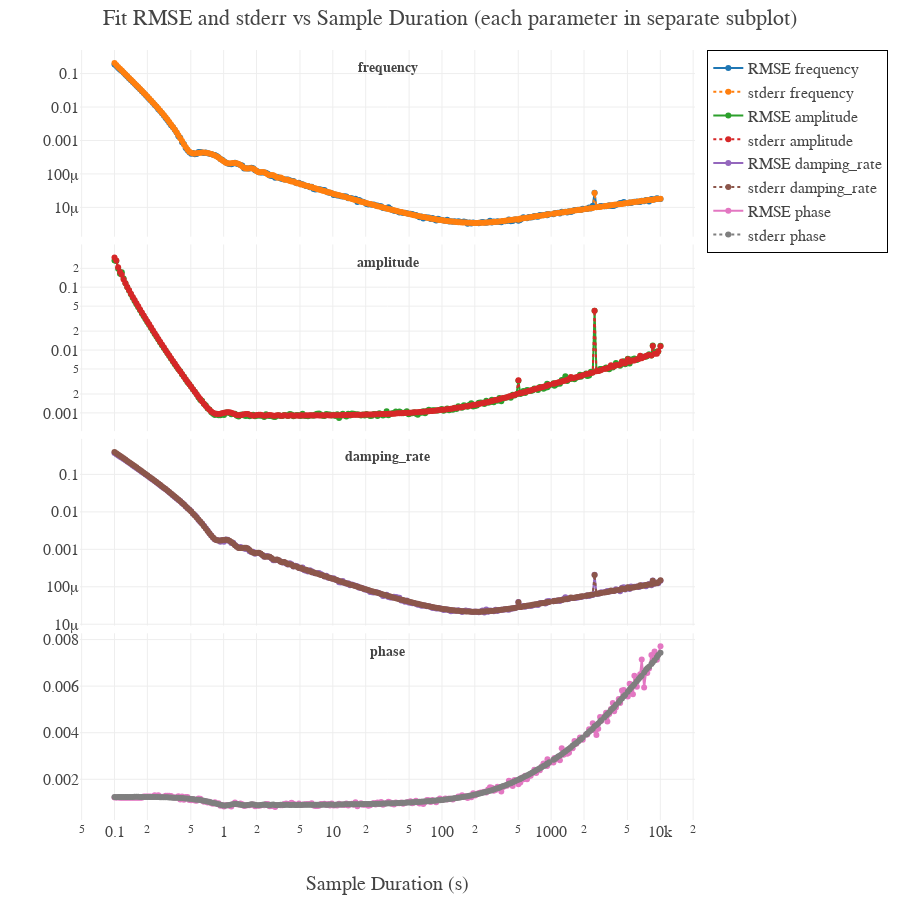

Source (notebook cell):
### Code cell
import math_functions
import numpy as np
import numpy.typing as npt
import plotly.graph_objects as go
from scipy.optimize import curve_fit

from math_functions import damp_sine_wave
from plotly.subplots import make_subplots
from tqdm import tqdm
from typing import Tuple
from multiprocessing import Pool, cpu_count

from typing import Tuple

np_rng = np.random.default_rng(42)


# Wrapper for curve_fit
def wrapper(
    x: npt.NDArray[np.float64],
    frequency: float,
    amplitude: float,
    damping_rate: float,
    phase: float,
) -> npt.NDArray[np.float64]:
    return damp_sine_wave(
        x,
        frequency=frequency,
        damping_rate=damping_rate,
        phase=phase,
        amplitude=amplitude,
    )


key_order = ("frequency", "amplitude", "damping_rate", "phase")

# True model parameters
true_params: Dict[str, float] = dict(
    frequency=1.0, amplitude=1.0, damping_rate=0.01, phase=np.pi
)

# Settings
noise_scale = 0.01
num_repeats: int = 300
num_points: int = 1000  # points that the curve is sampling
# durations: npt.NDArray[np.float64] = np.linspace(0.1, 100, 100)
durations = np.logspace(-1.0, 4, 300)


# the problem is that the sampling can alias the true frequency, so we pick durations that do not alias to a frequency that is close to the niquist or zero frequency
# Step 1: Compute sampling frequencies
f_s_vals = num_points / durations
# Step 2: Compute apparent frequencies
f_a_vals = np.array(
    [
        math_functions.apparent_frequency(true_params["frequency"], f_s)
        for f_s in f_s_vals
    ]
)
# Step 3: Normalize apparent frequencies by f_true
f_a_norm = f_a_vals / true_params["frequency"]
f_N_norm = f_s_vals / (2 * true_params["frequency"])
# Step 4: Mask out undesired edge cases
min_thresh = 0.05
max_thresh = 0.95
valid: npt.NDArray[np.bool_] = (f_a_norm > min_thresh) & (f_a_norm < max_thresh)

# Step 5: Adjust durations for invalid cases by nudging a fraction of the Nyquist zone
delta: float = 0.1  # fraction of Nyquist zone width
adjusted_durations: npt.NDArray[np.float64] = durations.copy()

for idx in np.where(~valid)[0]:
    f_s = f_s_vals[idx]
    N = int(np.floor(2 * true_params["frequency"] / f_s)) + 1
    f_s_zone_width = 2 * true_params["frequency"] * (1 / N - 1 / (N + 1))
    f_s_offset = delta * f_s_zone_width
    direction = 1 if N % 2 == 0 else -1
    f_s_adjusted = f_s + direction * f_s_offset
    adjusted_durations[idx] = num_points / f_s_adjusted

# Final assignment
durations = adjusted_durations


# Storage
rmse_results = {k: [] for k in true_params}
stderr_results = {k: [] for k in true_params}


def fit_for_duration(
    duration: float,
) -> Tuple[float, Dict[str, float], Dict[str, float]]:
    x_vals = np.linspace(0, duration, num_points)

    param_diffs = {k: [] for k in true_params}
    param_stderr = {k: [] for k in true_params}

    for _ in range(num_repeats):
        y_clean = damp_sine_wave(x_vals, **true_params)
        noise = np_rng.normal(scale=noise_scale, size=y_clean.shape)
        y_noisy = y_clean + noise

        try:
            initial_guess = np.array([true_params[k] for k in key_order])
            initial_guess += (
                np_rng.normal(scale=0.00001, size=initial_guess.shape) * initial_guess
            )
            popt, pcov = curve_fit(wrapper, x_vals, y_noisy, p0=initial_guess)
            perr = np.sqrt(np.diag(pcov))

            for i, key in enumerate(true_params):
                param_diffs[key].append(popt[i] - true_params[key])
                param_stderr[key].append(perr[i])
        except RuntimeError:
            for key in true_params:
                param_diffs[key].append(np.nan)
                param_stderr[key].append(np.nan)

    rmse = {
        key: np.sqrt(np.nanmean(np.square(param_diffs[key]))) for key in true_params
    }
    stderr = {key: np.nanmean(param_stderr[key]) for key in true_params}

    return duration, rmse, stderr


print("Starting parallel fits...")
with Pool(processes=cpu_count()) as pool:
    results = list(tqdm(pool.imap(fit_for_duration, durations), total=len(durations)))

rmse_results = {k: [] for k in true_params}
stderr_results = {k: [] for k in true_params}

# Extract from results
durations_out = []
for duration, rmse, stderr in results:
    durations_out.append(duration)
    for key in true_params:
        rmse_results[key].append(rmse[key])
        stderr_results[key].append(stderr[key])

durations = np.array(durations_out)

# Plotting with Plotly
# Create subplots
fig = make_subplots(rows=4, cols=1, shared_xaxes=True, vertical_spacing=0.01)

for i, k in enumerate(true_params, start=1):
    fig.add_trace(
        go.Scatter(
            x=durations, y=rmse_results[k], mode="lines+markers", name=f"RMSE {k}"
        ),
        row=i,
        col=1,
    )
    fig.add_trace(
        go.Scatter(
            x=durations,
            y=stderr_results[k],
            mode="lines+markers",
            name=f"stderr {k}",
            line=dict(dash="dot"),
        ),
        row=i,
        col=1,
    )

    xref = "x domain" if i == 1 else f"x{i} domain"
    yref = "y domain" if i == 1 else f"y{i} domain"
    fig.add_annotation(
        text=f"<b>{k}</b>",
        x=0.5,
        y=0.95,
        xref=xref,
        yref=yref,
        showarrow=False,
        font=dict(size=14),
        align="left",
    )

fig.update_layout(
    title="Fit RMSE and stderr vs Sample Duration (each parameter in separate subplot)",
    xaxis4_title="Sample Duration (s)",
    height=900,
    width=900,
    showlegend=True,
)

for i in range(1, 4):
    fig.update_yaxes(type="log", row=i, col=1)
    fig.update_xaxes(type="log", row=i, col=1)


fig.update_xaxes(type="log", title="Sample Duration (s)", row=4, col=1)

fig.show()

### Figure 1 — Plotly figure (JSON) as saved in the notebook; plotly's stock layout.template omitted (floating-point values rounded to 4 significant figures; data arrays with more than 128 entries replaced by an {"elided": "..."} marker saying what was removed)
{"data": [{"mode": "lines+markers", "name": "RMSE frequency", "type": "scatter", "x": {"elided": "300 float values"}, "xaxis": "x", "y": {"elided": "300 float values"}, "yaxis": "y"}, {"line": {"dash": "dot"}, "mode": "lines+markers", "name": "stderr frequency", "type": "scatter", "x": {"elided": "300 float values"}, "xaxis": "x", "y": {"elided": "300 float values"}, "yaxis": "y"}, {"mode": "lines+markers", "name": "RMSE amplitude", "type": "scatter", "x": {"elided": "300 float values"}, "xaxis": "x2", "y": {"elided": "300 float values"}, "yaxis": "y2"}, {"line": {"dash": "dot"}, "mode": "lines+markers", "name": "stderr amplitude", "type": "scatter", "x": {"elided": "300 float values"}, "xaxis": "x2", "y": {"elided": "300 float values"}, "yaxis": "y2"}, {"mode": "lines+markers", "name": "RMSE damping_rate", "type": "scatter", "x": {"elided": "300 float values"}, "xaxis": "x3", "y": {"elided": "300 float values"}, "yaxis": "y3"}, {"line": {"dash": "dot"}, "mode": "lines+markers", "name": "stderr damping_rate", "type": "scatter", "x": {"elided": "300 float values"}, "xaxis": "x3", "y": {"elided": "300 float values"}, "yaxis": "y3"}, {"mode": "lines+markers", "name": "RMSE phase", "type": "scatter", "x": {"elided": "300 float values"}, "xaxis": "x4", "y": {"elided": "300 float values"}, "yaxis": "y4"}, {"line": {"dash": "dot"}, "mode": "lines+markers", "name": "stderr phase", "type": "scatter", "x": {"elided": "300 float values"}, "xaxis": "x4", "y": {"elided": "300 float values"}, "yaxis": "y4"}], "layout": {"annotations": [{"align": "left", "font": {"size": 14}, "showarrow": false, "text": "<b>frequency</b>", "x": 0.5, "xref": "x domain", "y": 0.95, "yref": "y domain"}, {"align": "left", "font": {"size": 14}, "showarrow": false, "text": "<b>amplitude</b>", "x": 0.5, "xref": "x2 domain", "y": 0.95, "yref": "y2 domain"}, {"align": "left", "font": {"size": 14}, "showarrow": false, "text": "<b>damping_rate</b>", "x": 0.5, "xref": "x3 domain", "y": 0.95, "yref": "y3 domain"}, {"align": "left", "font": {"size": 14}, "showarrow": false, "text": "<b>phase</b>", "x": 0.5, "xref": "x4 domain", "y": 0.95, "yref": "y4 domain"}], "height": 900, "showlegend": true, "title": {"text": "Fit RMSE and stderr vs Sample Duration (each parameter in separate subplot)"}, "width": 900, "xaxis": {"anchor": "y", "domain": [0, 1], "matches": "x4", "showticklabels": false, "type": "log"}, "xaxis2": {"anchor": "y2", "domain": [0, 1], "matches": "x4", "showticklabels": false, "type": "log"}, "xaxis3": {"anchor": "y3", "domain": [0, 1], "matches": "x4", "showticklabels": false, "type": "log"}, "xaxis4": {"anchor": "y4", "domain": [0, 1], "title": {"text": "Sample Duration (s)"}, "type": "log"}, "yaxis": {"anchor": "x", "domain": [0.7575, 1], "type": "log"}, "yaxis2": {"anchor": "x2", "domain": [0.505, 0.7475], "type": "log"}, "yaxis3": {"anchor": "x3", "domain": [0.2525, 0.495], "type": "log"}, "yaxis4": {"anchor": "x4", "domain": [0, 0.2425]}}}
